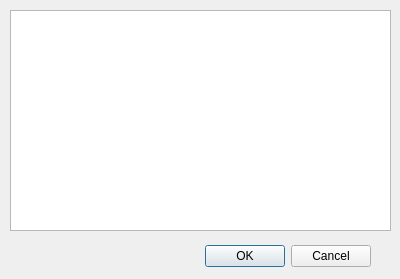
<?xml version="1.0" encoding="UTF-8"?>
<ui version="4.0">
 <class>output</class>
 <widget class="QDialog" name="output">
  <property name="geometry">
   <rect>
    <x>0</x>
    <y>0</y>
    <width>400</width>
    <height>279</height>
   </rect>
  </property>
  <property name="windowTitle">
   <string>Dialog</string>
  </property>
  <widget class="QDialogButtonBox" name="buttonBox">
   <property name="geometry">
    <rect>
     <x>30</x>
     <y>240</y>
     <width>341</width>
     <height>32</height>
    </rect>
   </property>
   <property name="orientation">
    <enum>Qt::Horizontal</enum>
   </property>
   <property name="standardButtons">
    <set>QDialogButtonBox::Cancel|QDialogButtonBox::Ok</set>
   </property>
  </widget>
  <widget class="QTextEdit" name="textEdit">
   <property name="geometry">
    <rect>
     <x>10</x>
     <y>10</y>
     <width>381</width>
     <height>221</height>
    </rect>
   </property>
  </widget>
 </widget>
 <resources/>
 <connections>
  <connection>
   <sender>buttonBox</sender>
   <signal>accepted()</signal>
   <receiver>output</receiver>
   <slot>accept()</slot>
   <hints>
    <hint type="sourcelabel">
     <x>248</x>
     <y>254</y>
    </hint>
    <hint type="destinationlabel">
     <x>157</x>
     <y>274</y>
    </hint>
   </hints>
  </connection>
  <connection>
   <sender>buttonBox</sender>
   <signal>rejected()</signal>
   <receiver>output</receiver>
   <slot>reject()</slot>
   <hints>
    <hint type="sourcelabel">
     <x>316</x>
     <y>260</y>
    </hint>
    <hint type="destinationlabel">
     <x>286</x>
     <y>274</y>
    </hint>
   </hints>
  </connection>
 </connections>
</ui>
